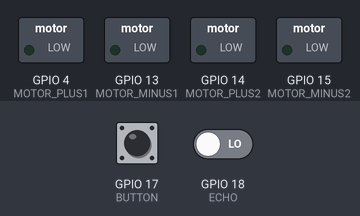
The sketch below on a simulated ESP32. Parts: switched loads named in the sketch (green lamp = pin HIGH). Inputs (shaded band) come from the test bench; at power-on: GPIO 17 (BUTTON) LOW, GPIO 18 (ECHO) LOW. Pins used as bus, display or sensor lines are not drawn; what the sketch prints to the serial monitor is not drawn.

Above: at 1.2 s.
1.3 s: GPIO 17 (BUTTON) pulled HIGH for 0.15 s
At 2.3 s:
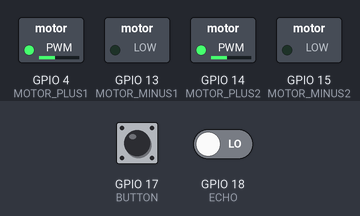
Timing chart, 0 to 4.3 s (numbered marks = the images above; inputs shaded):
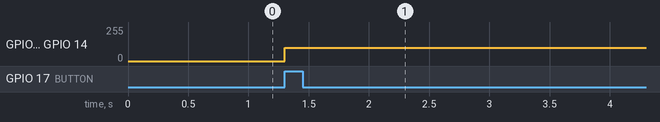

The sketch:

button_ex.ino
```cpp
#include <Arduino.h>

#define MOTOR_PLUS1 4   //12を使うとずっとリセットがかかって動かない
#define MOTOR_MINUS1 13 //13
#define MOTOR_PLUS2 14   //14
#define MOTOR_MINUS2 15  //15
#define BUTTON 17
#define TRIG 5
#define ECHO 18

int V = 340;//音速
int speed;
int speedMin = 100;

int buttonState = 0;

bool bootFlag = 0;//コンベアが起動しているかどうか
bool bootstartFlag = 0;//コンベアの起動処理を行うかどうか

unsigned long bootTime = 1000*5;//ボタンを押してからベルトコンベアを動かす時間
unsigned long pushedMillis = 0;//ボタンを押された時の時間
unsigned long passedMillis = 0;//ボタンを押されてからの経過時間

int currentDistance = 0;
int previousDistance = 0;
int toleranceDistance = 2;

void setup() {
  Serial.begin(115200);

  pinMode(MOTOR_PLUS1, OUTPUT);
  pinMode(MOTOR_MINUS1, OUTPUT);
  pinMode(MOTOR_PLUS2, OUTPUT);
  pinMode(MOTOR_MINUS2, OUTPUT);

  pinMode(BUTTON, INPUT);

  pinMode(TRIG, OUTPUT);
  pinMode(ECHO, INPUT);
  digitalWrite(TRIG, LOW);

  Serial.begin(115200);
}

void sendTrigger(){
  digitalWrite(TRIG, HIGH);
  delayMicroseconds(10);
  digitalWrite(TRIG, LOW);
}

void stopMotor(){
  Serial.println("停止");
  analogWrite( MOTOR_PLUS1, 0 );
  analogWrite( MOTOR_PLUS2, 0 );
}

void loop() {
  //ボタンに関する処理
  buttonState = digitalRead(BUTTON);

  if (buttonState == HIGH) {
    Serial.println("ボタンが押されました");
    bootFlag = 1;
    bootstartFlag = 1;
    pushedMillis = millis();
  }else if(passedMillis > bootTime){
    bootFlag = 0;
  }

  //コンベアに関する処理
  speed = speedMin;
  if(bootFlag){
    passedMillis = millis() - pushedMillis;//経過時間の更新
    if(bootstartFlag){
      Serial.println("動作前...");

      analogWrite( MOTOR_PLUS1, speed );
      analogWrite( MOTOR_PLUS2, speed );

      bootstartFlag = 0;
    }else{
      Serial.println("動作中...");

      sendTrigger();
      while(!digitalRead(ECHO)){
      }
      unsigned long t1 = micros();
      while(digitalRead(ECHO)){
      }
      unsigned long t2 = micros();
      unsigned long t = t2 - t1;
      currentDistance = V * t /20000;
      //Serial.print(V * t /20000);
      //Serial.println("cm");
      if(currentDistance + toleranceDistance < previousDistance){
        Serial.println("物体感知");
        bootFlag = 0;
        stopMotor();
      }
      previousDistance = currentDistance;
    }
  }else{
    stopMotor();
  }
  delay(100);
}
```

Measured:
- after the input at 1.3 s, GPIO 4 (MOTOR_PLUS1), GPIO 14 (MOTOR_PLUS2): 0/255 → 100/255 at once
